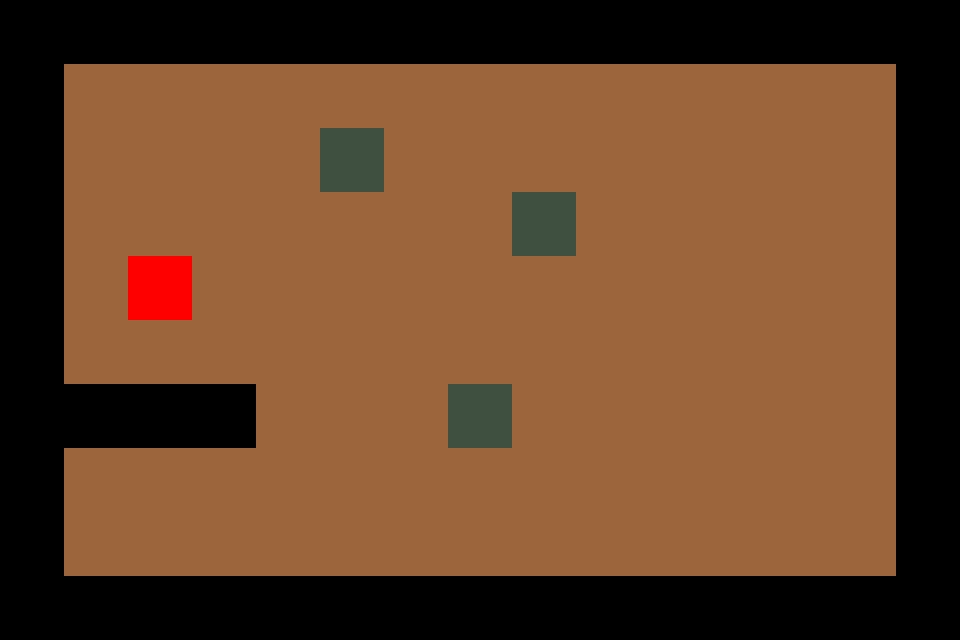

Rendered tile map (Tiled .tmx) drawn with the repository's tilesets; below, a short description and the map source with its tile grids summarised:
An orthogonal 15x10 tile map with 64x64 px tiles, 2 tile layers (Tile Layer 1, Tile Layer 2).

<map version="1.0" orientation="orthogonal" renderorder="right-down" width="15" height="10" tilewidth="64" tileheight="64" nextobjectid="1">
 <tileset firstgid="1" name="tileset1" tilewidth="64" tileheight="64" tilecount="4" columns="2">
  <image source="tilesetTest.jpg" width="128" height="128" />
  <tile id="0">
   <properties>
    <property name="enemyspawn" value="true" />
   </properties>
  </tile>
  <tile id="2">
   <properties>
    <property name="solid" value="true" />
   </properties>
  </tile>
  <tile id="3">
   <properties>
    <property name="playerspawn" value="true" />
   </properties>
  </tile>
 </tileset>
 <layer name="Tile Layer 1" width="15" height="10">
  <data>[150 cells, 150 non-empty, 1 distinct tile ids]</data>
 </layer>
 <layer name="Tile Layer 2" width="15" height="10">
  <data>[150 cells, 53 non-empty, 3 distinct tile ids]</data>
 </layer>
</map>
